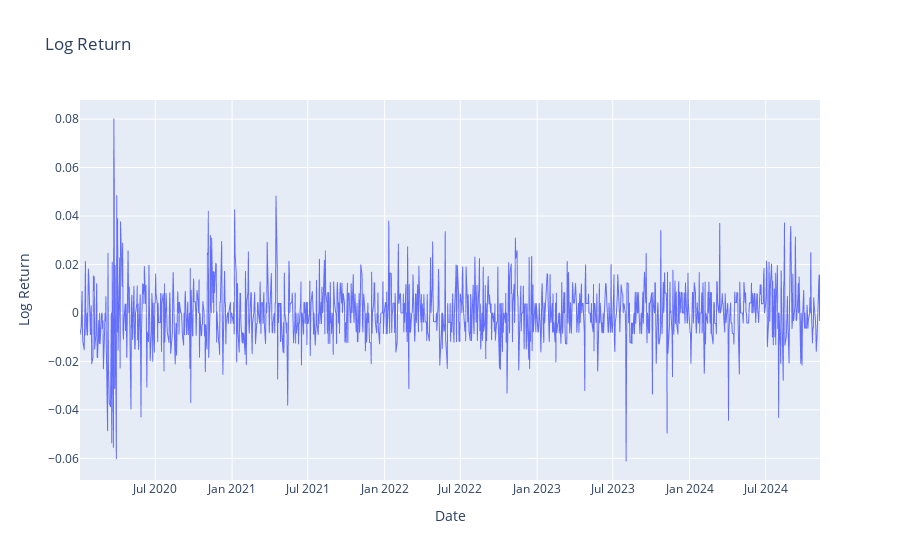

This figure's notebook cell:
### Code cell
fig_log = log_return_plot(stock_price)
fig_log.show()

### Figure 1 — Plotly figure (JSON) as saved in the notebook; plotly's stock layout.template omitted (floating-point values rounded to 4 significant figures; data arrays with more than 128 entries replaced by an {"elided": "..."} marker saying what was removed)
{"data": [{"hovertemplate": "Date=%{x}<br>Log Return=%{y}<extra></extra>", "legendgroup": "", "line": {"color": "#636efa", "dash": "solid", "width": 1}, "marker": {"symbol": "circle"}, "mode": "lines", "name": "", "showlegend": false, "type": "scattergl", "x": {"elided": "1219 str values"}, "xaxis": "x", "y": {"elided": "1219 float values"}, "yaxis": "y"}], "layout": {"legend": {"tracegroupgap": 0}, "title": {"text": "Log Return"}, "xaxis": {"anchor": "y", "domain": [0, 1], "title": {"text": "Date"}}, "yaxis": {"anchor": "x", "domain": [0, 1], "title": {"text": "Log Return"}}}}
